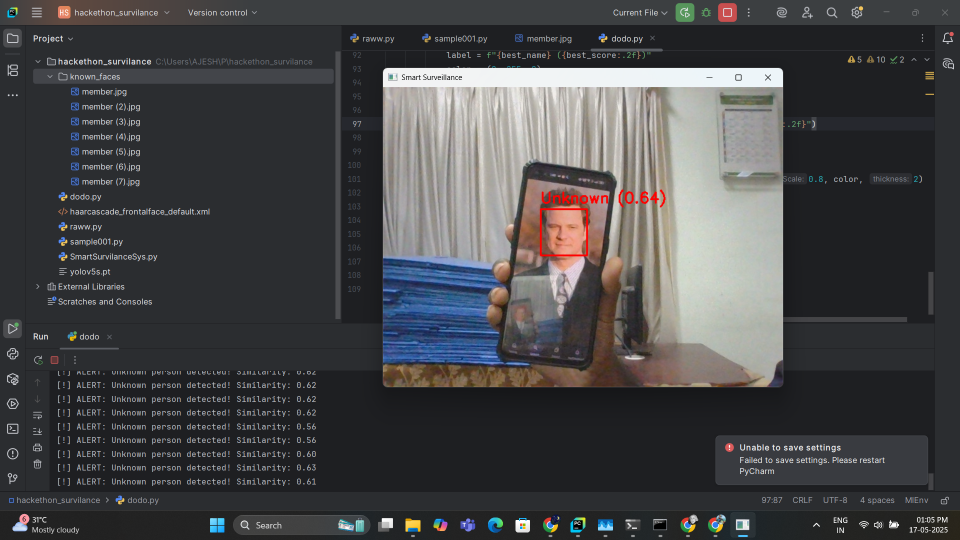
#> input picture NegativeFeedback.png, 1920 x 1080 px, given as the content of the folder known_faces, which was not available (shown at 1/2 size)
$ python Facedetection.py
#> lines starting #> are read from the running program, lines starting #| are printed output that depends on the picture; after the words box and inside, x2 and y2 are one past the last pixel; in counts of white or black regions, pixels touching at a corner belong together; pictures that were not available may be replaced by others from this repository, and a replacement may not be noted
import cv2
import os
import numpy as np
import smtplib
import time
from email.mime.text import MIMEText
from email.mime.multipart import MIMEMultipart
from email.mime.image import MIMEImage

# Email Config
EMAIL_SENDER = "youtajesh001@gmail.com"
EMAIL_RECEIVER = 'dumpmail7g@gmail.com'
EMAIL_SUBJECT = '⚠️ Surveillance Alert: Unknown Person Detected'
APP_PASSWORD = 'fwkc tqpb laxi zalx'

# Paths and Parameters
KNOWN_FACES_DIR = "known_faces"
HIST_THRESH = 0.75
STANDARD_FACE_SIZE = (100, 100)
ALERT_COOLDOWN_SECONDS = 60  # delay between alerts

# Load Haar cascade
face_cascade = cv2.CascadeClassifier(cv2.data.haarcascades + "haarcascade_frontalface_default.xml")

# Last alert time
last_alert_time = 0

def send_alert_email(similarity_score, face_image_path):
    msg = MIMEMultipart()
    msg['From'] = EMAIL_SENDER
    msg['To'] = EMAIL_RECEIVER
    msg['Subject'] = EMAIL_SUBJECT

    body = f"""
    ALERT!

    An unknown person was detected by the surveillance system.

    Similarity Score: {similarity_score:.2f}
    Action may be required.

    – Smart Surveillance Bot
    """
    msg.attach(MIMEText(body, 'plain'))

    try:
        with open(face_image_path, 'rb') as f:
            img_data = f.read()
        image = MIMEImage(img_data, name=os.path.basename(face_image_path))
        msg.attach(image)

        server = smtplib.SMTP('smtp.gmail.com', 587)
        server.starttls()
        server.login(EMAIL_SENDER, APP_PASSWORD)
        server.send_message(msg)
        server.quit()
        print("[✓] Email alert with photo sent.")
    except Exception as e:
        print(f"[✖] Failed to send email: {e}")

def enhance_image(img):
    lab = cv2.cvtColor(img, cv2.COLOR_BGR2LAB)
    l, a, b = cv2.split(lab)
    clahe = cv2.createCLAHE(clipLimit=2.0, tileGridSize=(8, 8))
    cl = clahe.apply(l)
    enhanced = cv2.merge((cl, a, b))
    return cv2.cvtColor(enhanced, cv2.COLOR_LAB2BGR)

def get_face_histogram(face_img):
    face_img = cv2.resize(face_img, STANDARD_FACE_SIZE)
    face_img = cv2.GaussianBlur(face_img, (3, 3), 0)
    hsv = cv2.cvtColor(face_img, cv2.COLOR_BGR2HSV)
    hist = cv2.calcHist([hsv], [0], None, [180], [0, 180])
    cv2.normalize(hist, hist, 0, 255, cv2.NORM_MINMAX)
    return hist

# Load known faces
known_faces = []
print("[INFO] Loading known faces...")

for filename in os.listdir(KNOWN_FACES_DIR):
    if filename.lower().endswith(('.jpg', '.png', '.jpeg')):
        path = os.path.join(KNOWN_FACES_DIR, filename)
        name = os.path.splitext(filename)[0]

        img = cv2.imread(path)
#> img is the input picture: shape (1080, 1920, 3); mean B, G, R 71.8, 70.1, 69.9
        img = enhance_image(img)
#> in enhance_image, `lab = cv2.cvtColor(img, cv2.COLOR_BGR2LAB)`: lab: shape (1080, 1920, 3); mean of channels 0, 1, 2 73.1, 128.7, 127
#> in enhance_image, `l, a, b = cv2.split(lab)`:
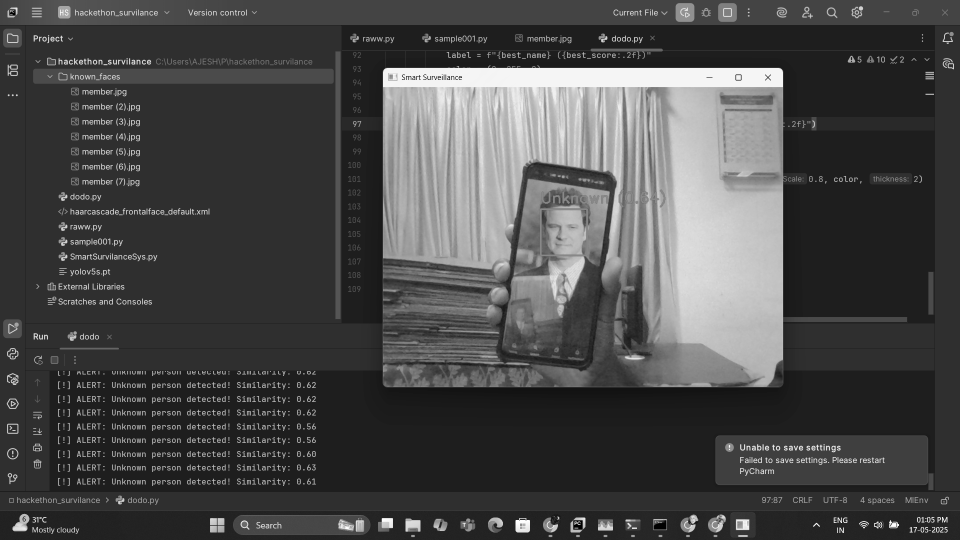
#> l: shape (1080, 1920) (shown at 1/2 size); min 0, max 255, mean 73.1
#> in enhance_image, `l, a, b = cv2.split(lab)`:
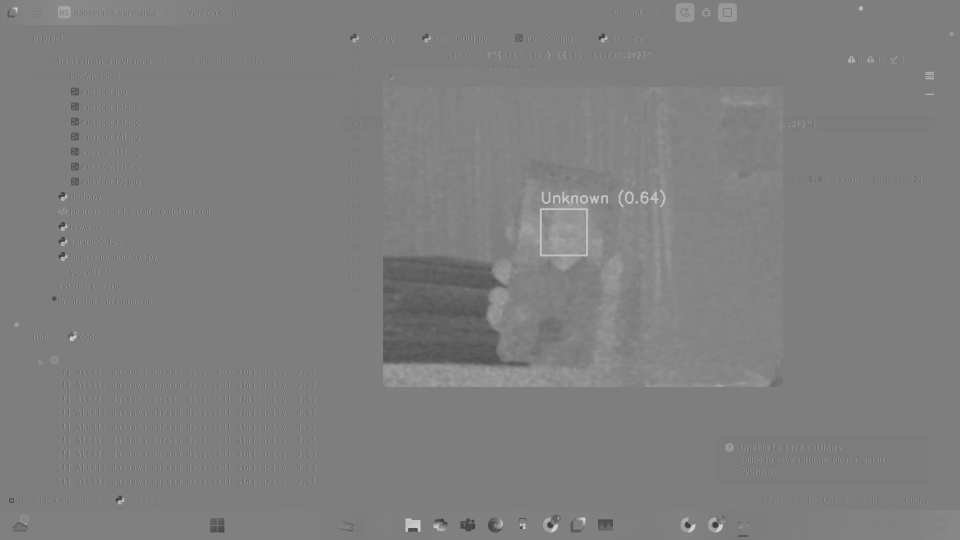
#> b: shape (1080, 1920) (shown at 1/2 size); min 53, max 215, mean 127
#> in enhance_image, `cl = clahe.apply(l)`:
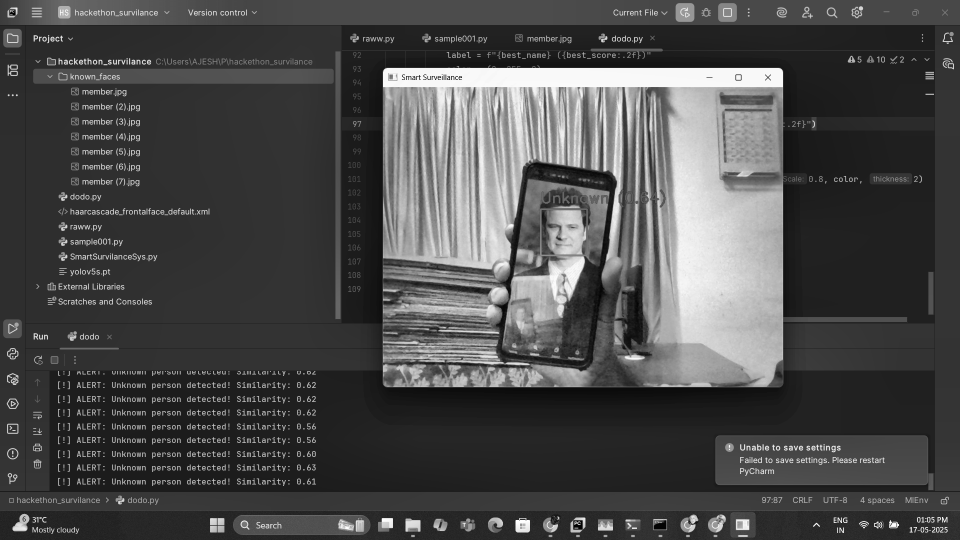
#> cl: shape (1080, 1920) (shown at 1/2 size); min 1, max 255, mean 74.9
#> in enhance_image, `enhanced = cv2.merge((cl, a, b))`: enhanced: shape (1080, 1920, 3); mean of channels 0, 1, 2 74.9, 128.7, 127
#> in enhance_image, `return cv2.cvtColor(enhanced, cv2.COLOR_LAB2BGR)`:
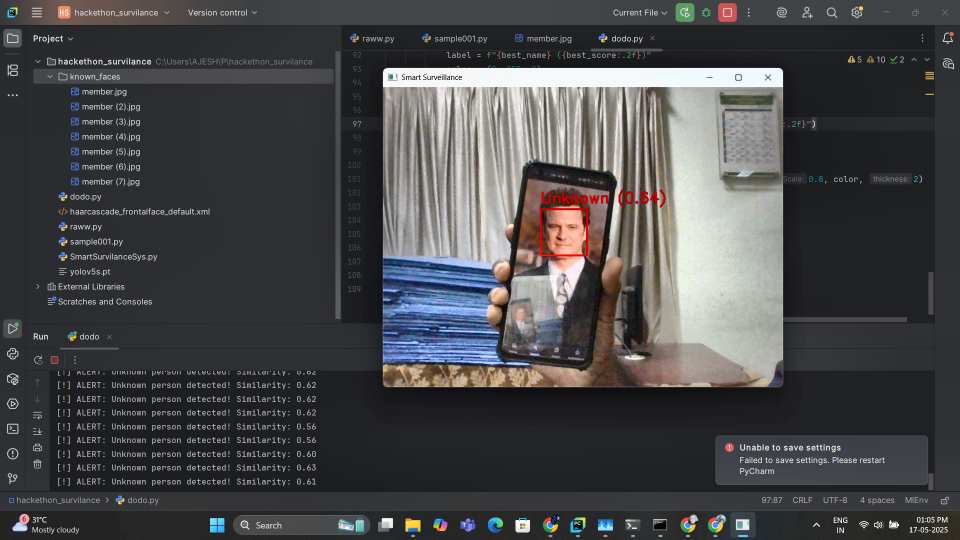
#> returned value: shape (1080, 1920, 3) (shown at 1/2 size); mean B, G, R 73.4, 71.9, 71.7
        gray = cv2.cvtColor(img, cv2.COLOR_BGR2GRAY)
        faces = face_cascade.detectMultiScale(gray, 1.1, 5)
#> faces = [[1082, 419, 89, 89], [1085, 483, 95, 95]]

        if len(faces) == 0:
            print(f"[!] No face in {filename}, skipping.")
            continue

        x, y, w, h = faces[0]
#> x = 1082; y = 419; w = 89; h = 89
        if w < 50 or h < 50:
            print(f"[!] Face in {filename} too small, skipping.")
            continue

        pad = 10
        face_img = img[max(0, y-pad):y+h+pad, max(0, x-pad):x+w+pad]
        hist = get_face_histogram(face_img)
#> in get_face_histogram, `face_img = cv2.GaussianBlur(face_img, (3, 3), 0)`:
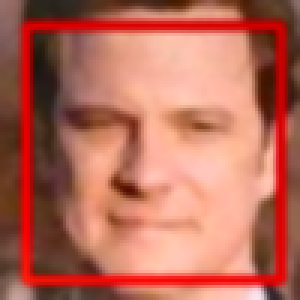
#> face_img: shape (100, 100, 3) (shown 3 times larger); mean of channels 0, 1, 2 88.9, 106.3, 183.6; drawn as B, G, R
#> in get_face_histogram, `hsv = cv2.cvtColor(face_img, cv2.COLOR_BGR2HSV)`: hsv: shape (100, 100, 3); mean H, S, V 9.1, 136.2, 183.6
#> in get_face_histogram, `hist = cv2.calcHist([hsv], [0], None, [180], [0, 180])`: hist = 180 values, max 1779 at index 8, min 0 at index 24, mean 55.56
#> hist = 180 values, max 255 at index 8, min 0 at index 24, mean 7.96

        known_faces.append({"name": name, "hist": hist})

print(f"[✓] Loaded {len(known_faces)} known faces.\n")
#| [✓] Loaded 1 known faces.

# Start webcam
cap = cv2.VideoCapture(0)
print("[INFO] Surveillance started. Press 'q' to quit.")

while True:
    ret, frame = cap.read()
    if not ret:
        break

    enhanced = enhance_image(frame)
    gray = cv2.cvtColor(enhanced, cv2.COLOR_BGR2GRAY)
    faces = face_cascade.detectMultiScale(gray, 1.1, 6)

    for (x, y, w, h) in faces:
        if w < 60 or h < 60:
            continue

        pad = 10
        face_img = enhanced[max(0, y-pad):y+h+pad, max(0, x-pad):x+w+pad]
        face_hist = get_face_histogram(face_img)

        best_score = 0
        best_name = "Unknown"

        for kf in known_faces:
            score = cv2.compareHist(face_hist, kf["hist"], cv2.HISTCMP_CORREL)
            if score > best_score:
                best_score = score
                best_name = kf["name"]

        if best_score >= HIST_THRESH:
            label = f"{best_name} ({best_score:.2f})"
            color = (0, 255, 0)
        else:
            label = f"Unknown ({best_score:.2f})"
            color = (0, 0, 255)
            print(f"[!] ALERT: Unknown person detected! Similarity: {best_score:.2f}")

            current_time = time.time()
            if current_time - last_alert_time > ALERT_COOLDOWN_SECONDS:
                unknown_face_path = "unknown_detected.jpg"
                cv2.imwrite(unknown_face_path, face_img)
                send_alert_email(best_score, unknown_face_path)
                last_alert_time = current_time

        cv2.rectangle(frame, (x, y), (x+w, y+h), color, 2)
        cv2.putText(frame, label, (x, y-10), cv2.FONT_HERSHEY_SIMPLEX, 0.8, color, 2)
#> this loop made 2 passes
#> (x, y, w, h, pad, label) on passes 1 to 2: (1082, 419, 89, 89, 10, 'NegativeFeedback (1.00)'), (1085, 483, 95, 95, 10, 'NegativeFeedback (0.96)')
#> pass 2, in get_face_histogram (call 3), `face_img = cv2.GaussianBlur(face_img, (3, 3), 0)`:
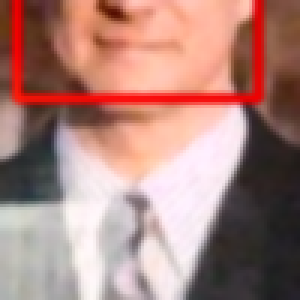
#> face_img: shape (100, 100, 3) (shown 3 times larger); mean of channels 0, 1, 2 124.3, 131.7, 172.1; drawn as B, G, R
#> after the loop:
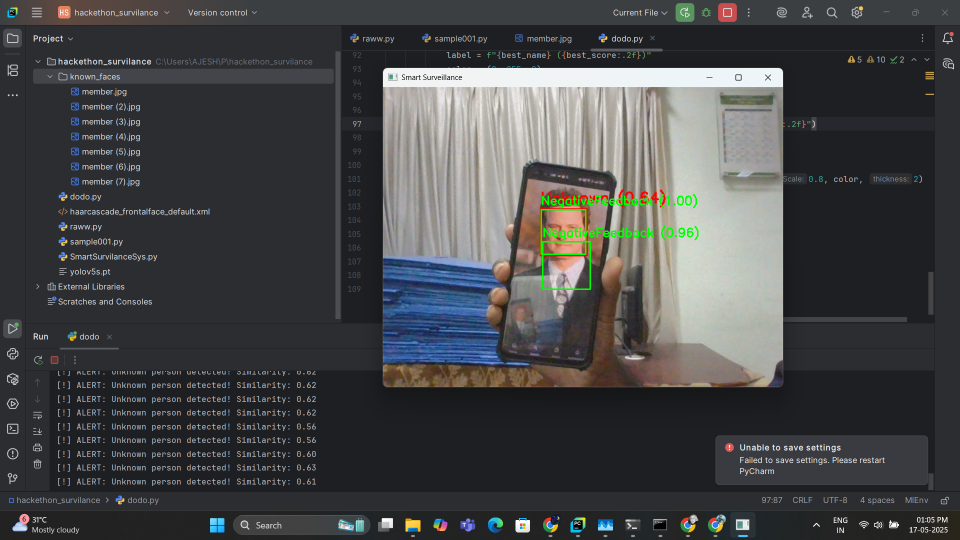
#> frame: shape (1080, 1920, 3) (shown at 1/2 size); 0.33% of pixels changed, all inside (x1, y1, x2, y2) = (1081, 388, 1397, 580)
#> after the loop, last_alert_time = 0

    cv2.imshow("Smart Surveillance", frame)

    if cv2.waitKey(1) & 0xFF == ord('q'):
#> (key q is pressed here)
        break

cap.release()
cv2.destroyAllWindows()
